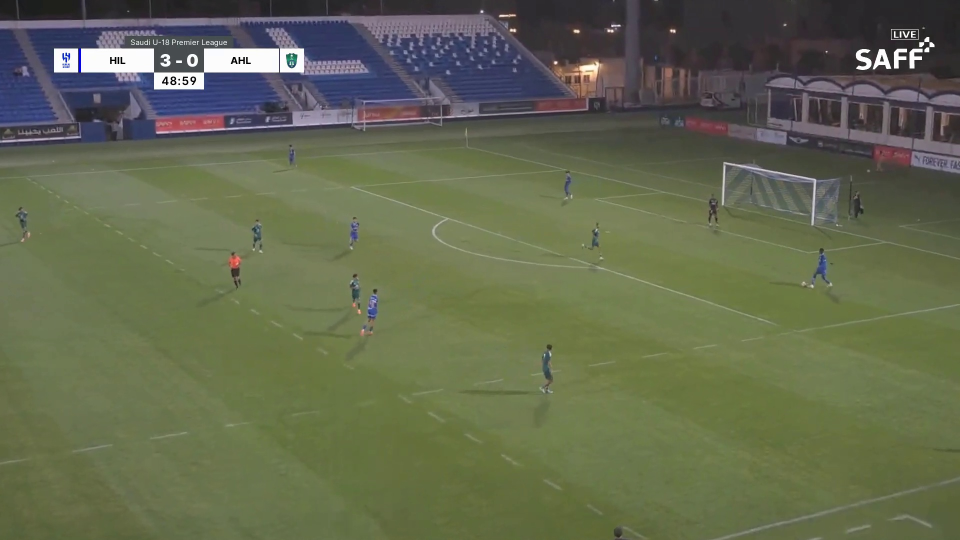
#> input picture data/cvat/samples/hilal_ahli_B__f0000230.jpg, 1920 x 1080 px (shown at 1/2 size)
$ python -i jersey.py   (imports and definitions only)   (older library calls are emulated)
#> lines starting #> are read from the running program, lines starting #| are printed output that depends on the picture
#> further down, picture is the input picture: shape (1080, 1920, 3); mean B, G, R 79.4, 105.3, 99.4
"""Make shirt numbers readable and read them: best views, enhancement, multi-frame fusion, OCR voting.

Per track piece:
  1. best_views()   pick the frames where the player is biggest and sharpest (the cards so far were evenly
                    spaced and shrunk to 64x128 px, which throws the close-ups away)
  2. torso_crop()   the shirt area at native video resolution (back numbers sit between shoulders and waist)
  3. enhance()      contrast stretch (CLAHE on lightness) + gentle unsharp mask; no generative upscaling,
                    which can invent digits
  4. fuse()         align a few consecutive frames of the same player (ECC) and take their median: less
                    night noise and compression blur than any single frame
  5. vote()         per piece, the number read most confidently across its views (one bad frame does not
                    decide); team B pieces with known numbers measure the reader before it is trusted

  python: rows = best_views(piece_rows, k=6); crop = enhance(torso_crop(frame, box))
"""
from __future__ import annotations

import re

import numpy as np
import pandas as pd


# [34 lines left out: functions best_views, torso_crop, sharpness, not called in this run]


def enhance(img: np.ndarray, scale: int = 3) -> np.ndarray:
    """Upsample (bicubic, no invented detail), stretch local contrast on lightness, unsharp mask."""
#> called with scale = 3
    import cv2

    big = cv2.resize(img, None, fx=scale, fy=scale, interpolation=cv2.INTER_CUBIC)
    lab = cv2.cvtColor(big, cv2.COLOR_BGR2LAB)
#> lab: shape (3240, 5760, 3); mean of channels 0, 1, 2 110.2, 121.5, 141.5
    lab[..., 0] = cv2.createCLAHE(clipLimit=2.5, tileGridSize=(4, 4)).apply(lab[..., 0])
#> lab: shape (3240, 5760, 3); mean of channels 0, 1, 2 123, 121.5, 141.5
    out = cv2.cvtColor(lab, cv2.COLOR_LAB2BGR)
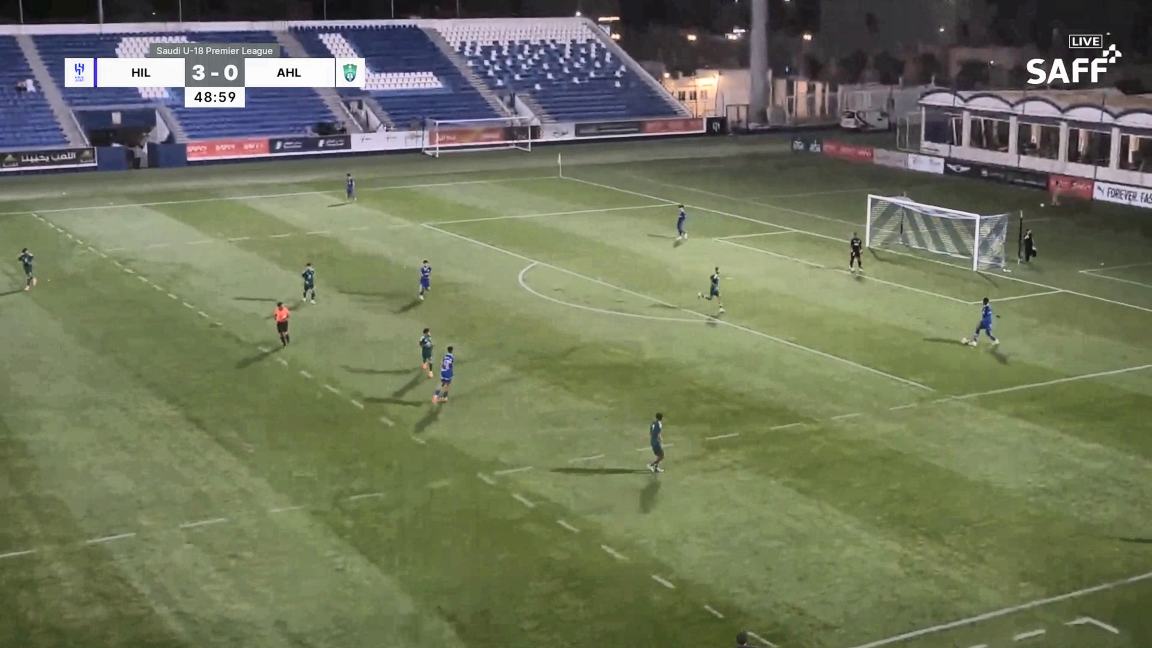
#> out: shape (3240, 5760, 3) (shown at 1/5 size); mean B, G, R 92.1, 118.3, 112.5
    blur = cv2.GaussianBlur(out, (0, 0), 2.0)
    return cv2.addWeighted(out, 1.6, blur, -0.6, 0)


# [44 lines left out: functions fuse, clean_number, vote, not called in this run]

>>> import cv2
>>> picture = cv2.imread('../data/cvat/samples/hilal_ahli_B__f0000230.jpg')
>>> result = enhance(picture)

$ run again, on data/cvat/samples/hilal_ahli_B__pitch_f0000.jpg
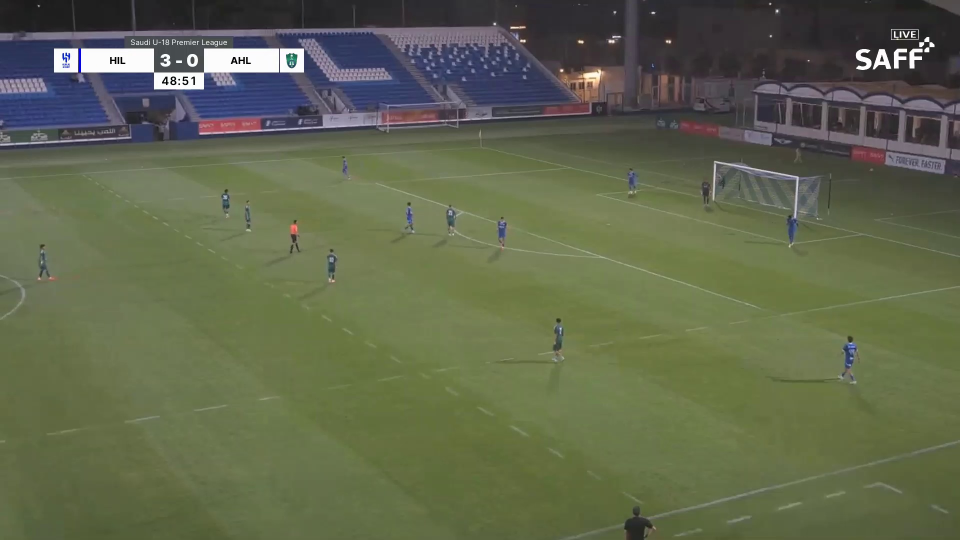
#> input picture data/cvat/samples/hilal_ahli_B__pitch_f0000.jpg, 1920 x 1080 px (shown at 1/2 size)
#> picture is the input picture: shape (1080, 1920, 3); mean B, G, R 77.4, 102.9, 96.6
#> in enhance, `out = cv2.cvtColor(lab, cv2.COLOR_LAB2BGR)`:
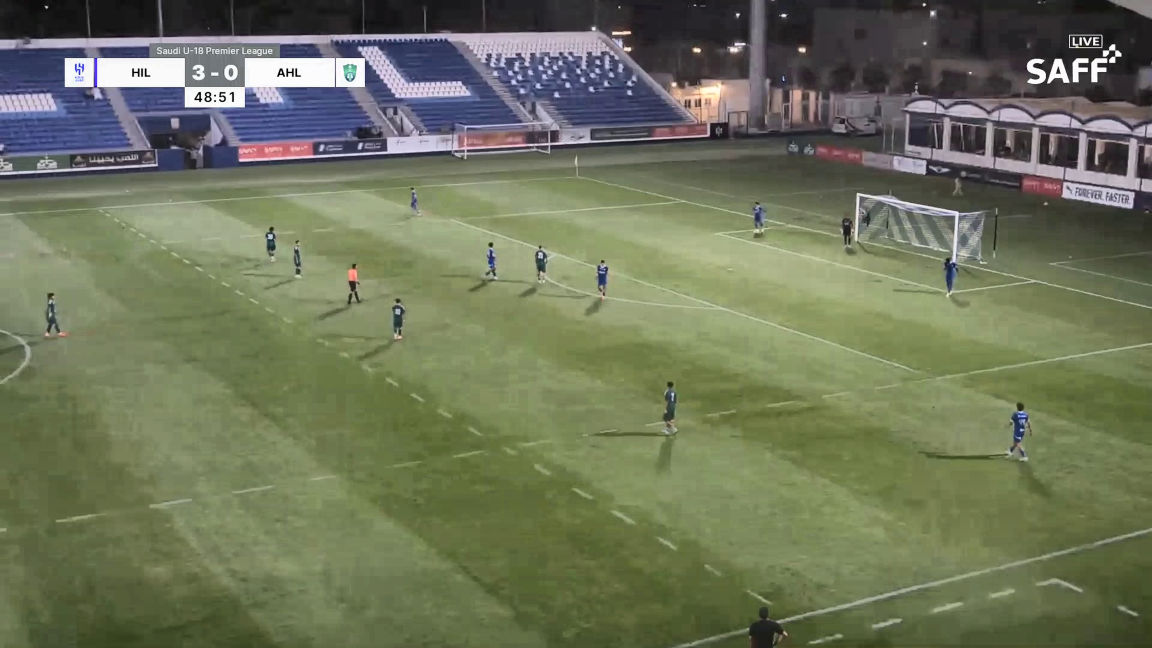
#> out: shape (3240, 5760, 3) (shown at 1/5 size); mean B, G, R 90.2, 116.2, 110
